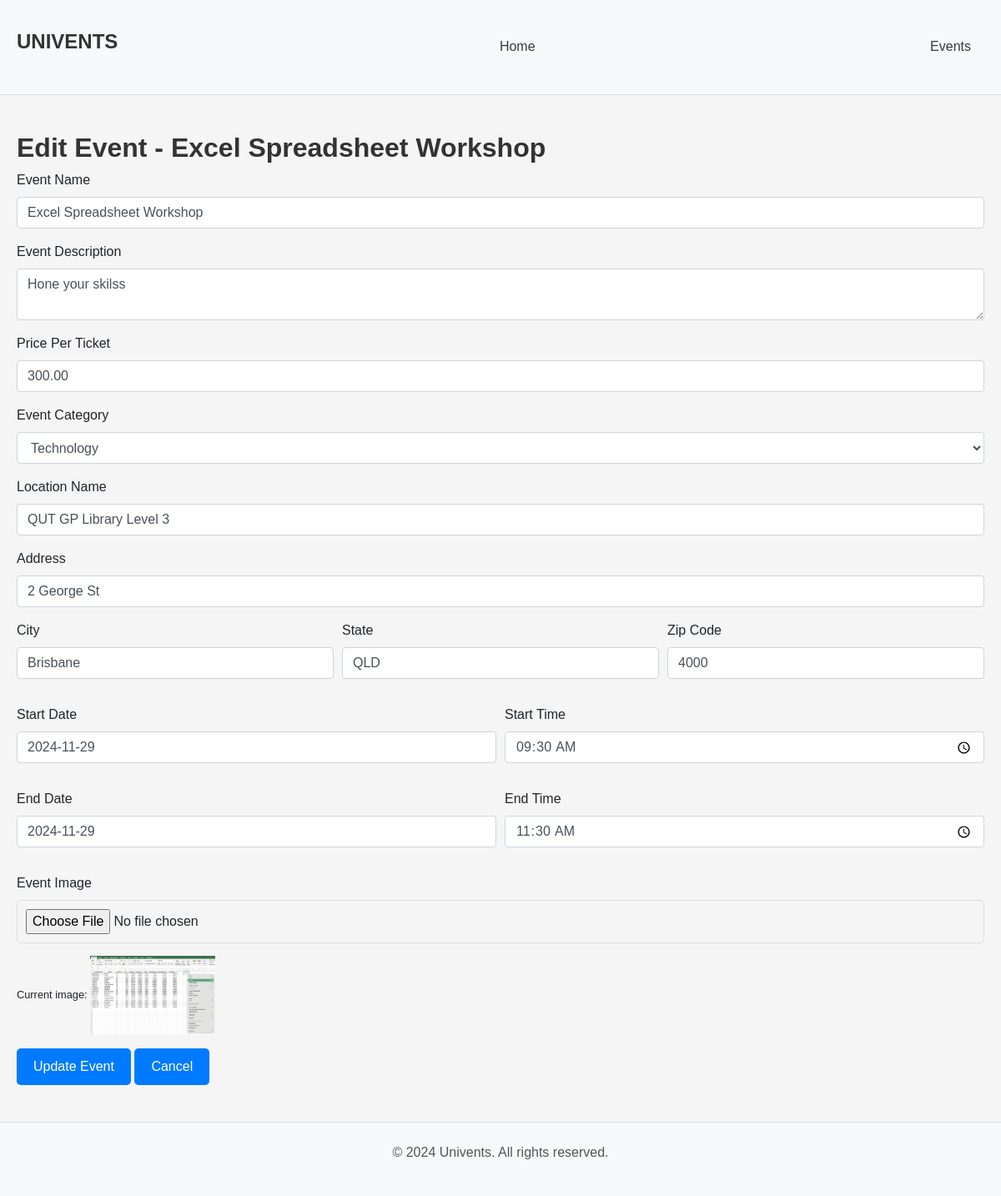
Screenshot of /event/3/edit (signed in) with the database file from the repository.
### website/models.py (models this page shows, shortened)
class Event(db.Model):
    id = db.Column(db.Integer, primary_key=True, autoincrement=True)
    name = db.Column(db.String(100), nullable=False)
    description = db.Column(db.Text, nullable=False)
    category = db.Column(db.String(50), nullable=False)
    image_url = db.Column(db.String(200), nullable=False)
    status = db.Column(db.String(20), default='Open')  # 'Open', 'Inactive', 'Sold Out', 'Cancelled'
    location_name = db.Column(db.String(100), nullable=False)
    address = db.Column(db.String(200), nullable=False)
    city = db.Column(db.String(50), nullable=False)
    state = db.Column(db.String(50), nullable=False)
    zip_code = db.Column(db.String(20), nullable=False)
    start_date = db.Column(db.Date, nullable=False)
    start_time = db.Column(db.Time, nullable=False)
    end_date = db.Column(db.Date, nullable=False)
    end_time = db.Column(db.Time, nullable=False)
    user_id = db.Column(db.Integer, db.ForeignKey('user.id'), nullable=False)
    price_per_ticket = db.Column(db.Float, nullable=False, default=0.0)
    comments = db.relationship('Comment', backref='event', lazy=True)  # Keep this line
    orders = db.relationship('Order', backref='event', lazy=True)

### website/views.py (the view, shortened to what this page needs)
@main_bp.route('/event/<int:event_id>/edit', methods=['GET', 'POST'])
@login_required
def event_edit(event_id):
    event = db.session.get(Event, event_id)
    if not event or event.user_id != current_user.id:
        flash("You are not authorized to edit this event.")
        return redirect(url_for('main.index'))
    form = EventForm(obj=event)  # Pre-fill form with event's current data
    return render_template('event_edit.html', form=form, event=event)

### website/templates/event_edit.html (shortened to what this page needs)
<!DOCTYPE html>
<html lang="en">
<head>
    <link href="https://stackpath.bootstrapcdn.com/bootstrap/4.5.2/css/bootstrap.min.css" rel="stylesheet">
    <link href="{{ url_for('static', filename='styles/styles.css') }}" rel="stylesheet">
</head>
<body>
    <header class="bg-light py-3">
        <div class="container">
            <h5 class="card-title">UNIVENTS</h5>
            <a href="{{ url_for('main.index') }}" class="mx-3 text-dark">Home</a>
            <a href="{{ url_for('main.event_view') }}" class="mx-3 text-dark">Events</a>
        </div>
    </header>
    <div class="container mt-4">
        <h2>Edit Event - {{ event.name }}</h2>
        <form method="POST" action="{{ url_for('main.event_edit', event_id=event.id) }}" enctype="multipart/form-data">
            <div class="form-group">
                {{ form.name.label(class="form-label") }}
                {{ form.name(class="form-control") }}
            </div>
            <div class="form-group">
                {{ form.description.label(class="form-label") }}
                {{ form.description(class="form-control") }}
            </div>
            <div class="form-group">
                {{ form.price_per_ticket.label(class="form-label") }}
                {{ form.price_per_ticket(class="form-control") }}
            </div>
            <div class="form-group">
                {{ form.category.label(class="form-label") }}
                {{ form.category(class="form-control") }}
            </div>
            <div class="form-group">
                {{ form.location_name.label(class="form-label") }}
                {{ form.location_name(class="form-control") }}
            </div>
            <div class="form-group">
                {{ form.address.label(class="form-label") }}
                {{ form.address(class="form-control") }}
            </div>
            <div class="form-row">
                <div class="form-group col-md-4">
                    {{ form.city.label(class="form-label") }}
                    {{ form.city(class="form-control") }}
                </div>
                <div class="form-group col-md-4">
                    {{ form.state.label(class="form-label") }}
                    {{ form.state(class="form-control") }}
                </div>
                <div class="form-group col-md-4">
                    {{ form.zip_code.label(class="form-label") }}
                    {{ form.zip_code(class="form-control") }}
                </div>
            </div>
            <div class="form-row">
                <div class="form-group col-md-6">
                    {{ form.start_date.label(class="form-label") }}
                    {{ form.start_date(class="form-control") }}
                </div>
                <div class="form-group col-md-6">
                    {{ form.start_time.label(class="form-label") }}
                    {{ form.start_time(class="form-control") }}
                </div>
            </div>
            <div class="form-row">
                <div class="form-group col-md-6">
                    {{ form.end_date.label(class="form-label") }}
                    {{ form.end_date(class="form-control") }}
                </div>
                <div class="form-group col-md-6">
                    {{ form.end_time.label(class="form-label") }}
                    {{ form.end_time(class="form-control") }}
                </div>
            </div>
            <div class="form-group">
                {{ form.image.label(class="form-label") }}
                {{ form.image(class="form-control-file") }}
                <small>Current image: <img src="{{ url_for('static', filename=event.image_url[7:]) }}" width="150" alt="Event Image"></small>
            </div>
            <button type="submit" class="btn btn-primary">Update Event</button>
            <a href="{{ url_for('main.event_detail', event_id=event.id) }}" class="btn btn-secondary">Cancel</a>
        </form>
    </div>
    <footer class="bg-light py-4 text-center mt-4">
        <p>&copy; 2024 Univents. All rights reserved.</p>
    </footer>
</body>
</html>

### website/static/styles/styles.css (style rules this page uses)
body { font-family: 'Arial', sans-serif; margin: 0; padding: 0; background-color: #f5f5f5; }
h1, h2, h3, h4, h5, h6 { font-weight: bold; color: #333; }
p { font-size: 16px; line-height: 1.5; color: #555; }
a { text-decoration: none; color: #007bff; }
header { background-color: #ffffff; border-bottom: 1px solid #ddd; padding: 10px 0; }
header .container { display: flex; justify-content: space-between; align-items: center; }
footer { background-color: #ffffff; padding: 20px 0; border-top: 1px solid #ddd; }
button, .btn { background-color: #007bff; color: #fff; padding: 10px 20px; border: none; border-radius: 5px; }
form input, form select, form textarea { width: 100%; padding: 10px; margin-bottom: 15px; border: 1px solid #ddd; border-radius: 5px; }
.card-title { font-size: 24px; color: #333; }
.container { padding: 20px; max-width: 1200px; margin: 0 auto; }

### rows the page displays
Event: name "Excel Spreadsheet Workshop", description "Hone your skilss", price_per_ticket "300.00", category "Technology", location_name "QUT GP Library Level 3", address "2 George St", city "Brisbane", state "QLD", zip_code "4000", start_date "2024-11-29", start_time "09:30", end_date "2024-11-29", end_time "11:30", image_url (picture)
